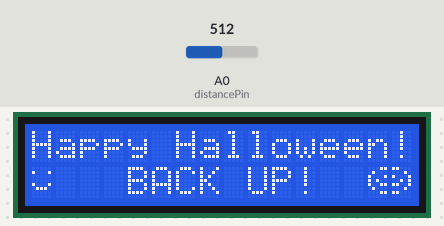
Bench run of a sketch on a simulated Arduino Uno, built with avr-gcc and run on an emulated ATmega328P. Shown: 16×2 character LCD. Inputs (shaded band) come from the test bench; at power-on: A0 (distancePin) = 512.

Above: at 1.2 s.
1.3 s: A0 (distancePin) set to 494
2.8 s: A0 (distancePin) set to 479
At 4.1 s:
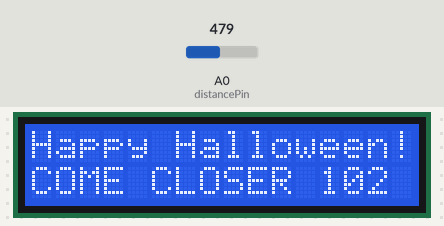
4.5 s: A0 (distancePin) set to 511
At 5.6 s:
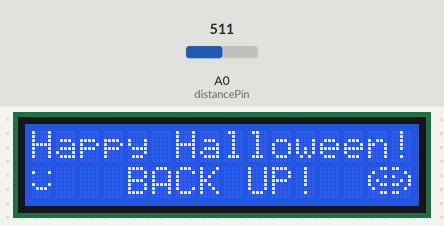
Timing chart, 0 to 7.5 s (numbered marks = the images above; inputs shaded):
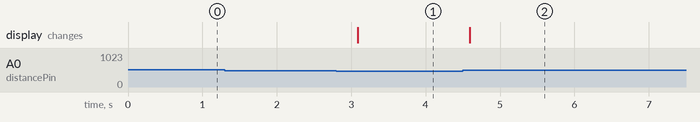

The sketch:

happyHalloween.ino
```cpp
/* https://www.arduino.cc/en/Reference/LiquidCrystal
 * BOARD: ARDUINO/GENUINO UNO CARD
 * PORT: COM3 (GENUINO UNO)
 * PROGRAMMER: AVRISP mkll
 *
 * =====================================================
 * WIRING:
 *   LCD         to ARDUINO UNO
 * -----------------------------------------------------
 * 1 GND
 * 2 5V
 * 3 LCD Vcc     to GREEN pin on poteniometer control
 * 4 LCD RS      to ARDUINO DIG 12
 * 5 LCD R/W     to ARDUINO GND
 * 6 LCD ENABLE  to ARDUINO DIG ~11 (PWM)
 * 7
 * 8
 * 9
 * 10
 * 11 LCD D4     to ARDUINO DIG ~5 (PWM)
 * 12 LCD D5     to ARDUINO DIG  4
 * 13 LCD D6     to ARDUINO DIG ~3 (PWM)
 * 14 LCD D7     to ARDUINO DIG  2
 * 15 LCD
 * 16 LCD
 * =====================================================
 */

/* LiquidCrystal commands
 *  Function

LiquidCrystal() - Creates a variable of type LiquidCrystal.
 The display can be controlled using 4 or 8 data lines.
 If the former, omit the pin numbers for d0 to d3 and
 leave those lines unconnected. The RW pin can be tied
 to ground instead of connected to a pin on the Arduino;
 if so, omit it from this function's parameters.

LiquidCrystal(rs, enable, d4, d5, d6, d7)
LiquidCrystal(rs, rw, enable, d4, d5, d6, d7)
LiquidCrystal(rs, enable, d0, d1, d2, d3, d4, d5, d6, d7)

LiquidCrystal(rs, rw, enable, d0, d1, d2, d3, d4, d5, d6, d7)
Parameters
rs: the number of the Arduino pin that is connected to the RS pin on the LCD
rw: the number of the Arduino pin that is connected to the RW pin on the LCD (optional)
enable: the number of the Arduino pin that is connected to the enable pin on the LCD
d0, d1, d2, d3, d4, d5, d6, d7: the numbers of the Arduino pins that are connected
to the corresponding data pins on the LCD. d0, d1, d2, and d3 are optional;
if omitted, the LCD will be controlled using only the four data lines (d4, d5, d6, d7).

   begin(cols,rows) - Initializes the interface to the LCD screen,
             and specifies the dimensions (width and height)
             of the display. begin() needs to be called before
             any other LCD library commands.
   clear() - Clears the LCD screen and positions the cursor in the upper-left corner.
   home()  - Positions the cursor in the upper-left of the LCD.
             That is, use that location in outputting subsequent
             text to the display. To also clear the display, use
             the clear() function instead.
   setCursor(col,row) - Position the LCD cursor;
             set the location at which subsequent text written
             to the LCD will be displayed. (0-based indexing)
   write() - write a character to the LCD
   print(data) - prints text to the LCD
   print(data,BASE) - prints values in the BASE to the LCD
   cursor() - Display the LCD cursor: an underscore (line) at the
              position to which the next character will be written.
   noCursor() - Hides the LCD cursor.
   blink() - Display the blinking LCD cursor. If used in combination with the
             cursor() function, the result will depend on the particular display.
   noBlink() - Turns off the blinking LCD cursor.
   display() - Turns on the LCD display, after it's been turned
               off with noDisplay(). This will restore the text
               (and cursor) that was on the display.
   noDisplay() - Turns off the LCD display, without losing the text currently shown on it.
   scrollDisplayLeft() - Scrolls the contents of the display (text and cursor) one space to the left.
   scrollDisplayRight() - Scrolls the contents of the display (text and cursor) one space to the right.
   autoscroll() - Turns on automatic scrolling of the LCD.
                  This causes each character output to the display
                  to push previous characters over by one space.
                  If the current text direction is left-to-right
                  (the default), the display scrolls to the left;
                  if the current direction is right-to-left,
                  the display scrolls to the right.
                  This has the effect of outputting each new
                  character to the same location on the LCD.
   noAutoscroll() - Turns off automatic scrolling of the LCD.
   leftToRight() - Set the direction for text written to the LCD to left-to-right,
                   the default. This means that subsequent characters
                   written to the display will go from left to right,
                   but does not affect previously-output text.
   rightToLeft() - Set the direction for text written to the LCD to right-to-left
                   (the default is left-to-right). This means that
                   subsequent characters written to the display will
                   go from right to left, but does not affect
                   previously-output text.
   createChar() -  Create a custom character (gylph) for use on the LCD.
                   Up to eight characters of 5x8 pixels are supported
                   (numbered 0 to 7). The appearance of each custom character
                   is specified by an array of eight bytes, one for each row.
                   The five least significant bits of each byte determine the
                   pixels in that row. To display a custom character on the
                   screen, write() its number.
 */

#include <LiquidCrystal.h>

LiquidCrystal lcd(12, 11, 5, 4, 3, 2);

int columns = 16;
int rows = 2;

// define a smiley face character
byte smiley[8] = {
  B00000,
  B10001,
  B00000,
  B00000,
  B10001,
  B01110,
  B00000,
};

// define a left half of a pumpkin character
byte pumpkinLeft[8] = {
  B00011,
  B01000,
  B10001,
  B10100,
  B10011,
  B01000,
  B00011,
};
// define right half of a pumpkin
byte pumpkinRight[8] = {
  B11000,
  B00010,
  B10001,
  B00101,
  B11001,
  B00010,
  B11000,
};

#define distancePin A0

// put your setup code here, to run once:
void setup() {

  // setup push button on digital 1
  pinMode(1,INPUT);

  // setup for the GP2Y0A21 distance sensor (analog)
  Serial.begin (9600);
  pinMode (distancePin, INPUT);

  // create a smiley face character
  lcd.createChar(0, smiley);

  // create left half of pumpkin character
  lcd.createChar(1, pumpkinLeft);

  // create right half of pumpkin character
  lcd.createChar(2, pumpkinRight);

  lcd.begin(columns, rows);
  lcd.print("Happy Halloween!");

}

// Display the distance read from sensor to serial port
void displayDistance (LiquidCrystal lcd) {
  uint16_t value = analogRead (distancePin);
  uint16_t range = get_gp2d12 (value);
  lcd.print(value);
  Serial.print("Value = ");
  Serial.print(value);
  Serial.print(" range = ");
  Serial.print (range);
  Serial.println (" mm");
  delay (500);
}


  void loop() {
  // put your main code here, to run repeatedly:
  //  lcd.noBlink();
  //  int pauseTime = 3000; // milliseconds
  //  delay(pauseTime);
  //
  //  lcd.blink();
  //  delay(pauseTime);

// IF button is pressed display distance TODO DOES NOT WORK
//if ( digitalRead(1) == HIGH ) {
 // lcd.print("BUTTON");
  //displayDistance(lcd);
//}

  uint16_t value = analogRead (distancePin);
  uint16_t range = get_gp2d12 (value);
//  writeSerial(value,range);

  if (range < 100) {
    // display a smiley face
    lcd.setCursor(0, 1);
    lcd.write(byte(0)); // displays the character created at 0 ???
    //lcd.write(byte(0)); // displays the character created at 0 ???
    lcd.print("   BACK UP!  ");
    lcd.write(byte(1)); // displays the character created at 0 ???
    lcd.write(byte(2)); // displays the character created at 0 ???
  } else {

    lcd.setCursor(0, 1);
//    lcd.print(value);
    lcd.print("COME CLOSER ");
    lcd.print(range);
    lcd.print(" mm     ");
  }
  delay(500);

}

// FROM:
// http://dfrobot.com/wiki/index.php/Sharp_GP2Y0A21_Distance_Sensor_%2810-80cm%29_%28SKU:SEN0014%29
uint16_t get_gp2d12 (uint16_t value) {
  if (value < 10) value = 10;
  return ((67870.0 / (value - 3.0)) - 40.0);
}

void writeSerial(uint16_t value, uint16_t range) {
  Serial.print("Value = ");
  Serial.print(value);
  Serial.print( " " );
  Serial.print(range);
  Serial.println(" mm");
}
```

Measured:
- the behaviour switches between 488 and 487 on A0 (distancePin) (found by bisection; images 0 and 1)
- after the input at 1.3 s, every drawn part: stays the same
- after the input at 2.8 s, the display: changes after 0.29 s (image 1)
- after the input at 4.5 s, the display: changes after 0.09 s (image 2)
